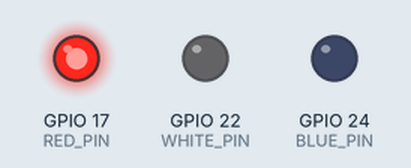
A program run on a simulated Raspberry Pi (BCM pin numbers). Parts: output pins drawn as LEDs (lit = HIGH). At 0.0 s the program stops and its outputs stay as they are.

Above: at 0.1 s.
Timing chart, 0 to 1.5 s (numbered marks = the images above):
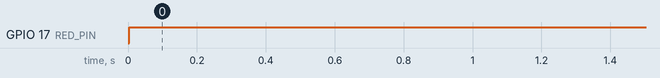

The program:

red.py
```python
import subprocess
import os
import sys
import termios
import tty
import pigpio
import time
from thread import start_new_thread


RED_PIN   = 17
WHITE_PIN = 22
BLUE_PIN  = 24

pi = pigpio.pi()

pi.set_PWM_dutycycle(BLUE_PIN, 0)
pi.set_PWM_dutycycle(WHITE_PIN, 0)
pi.set_PWM_dutycycle(RED_PIN, 255)

pi.stop()
```

Measured:
- by itself, GPIO 17 (RED_PIN): LOW → HIGH at 0.00 s
